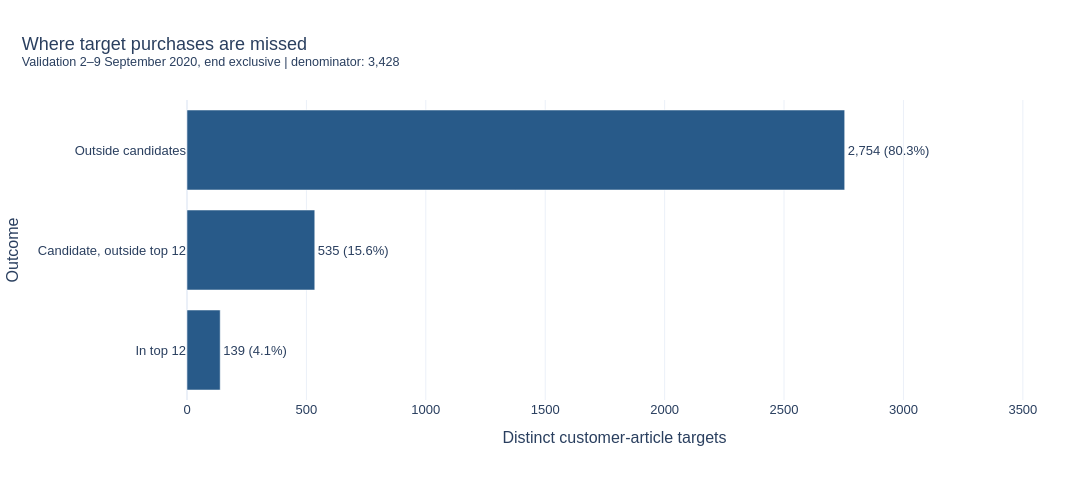
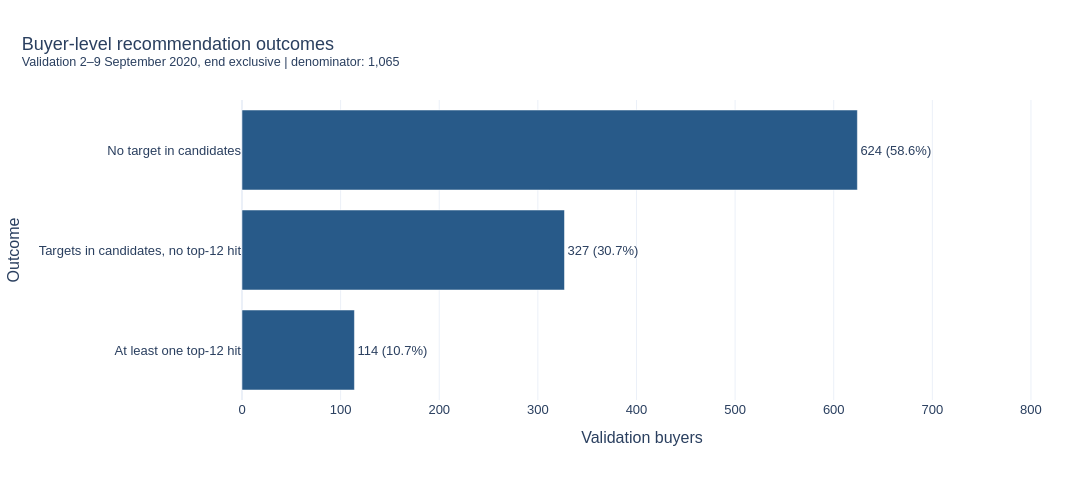

Notebook cell for these charts, in order:
### Code cell
def summarise_outcomes(frame, order, *, name, title, unit):
    summary = (
        frame["outcome"]
        .value_counts()
        .reindex(order, fill_value=0)
        .rename_axis("outcome")
        .reset_index(name="count")
    )

    summary["denominator"] = len(frame)
    summary["share_pct"] = (
        100 * summary["count"] / summary["denominator"]
    )
    summary["label"] = [
        f"{count:,} ({share:.1f}%)"
        for count, share in zip(
            summary["count"],
            summary["share_pct"],
        )
    ]

    assert summary["count"].sum() == len(frame)
    assert np.isclose(summary["share_pct"].sum(), 100)

    display(
        summary[
            ["outcome", "count", "denominator", "share_pct"]
        ]
    )

    fig = px.bar(
        summary,
        x="count",
        y="outcome",
        orientation="h",
        text="label",
        labels={"outcome": "Outcome", "count": unit},
        color_discrete_sequence=["#285A89"],
        title=(
            f"{title}"
            f"<br><sup>Validation 2–9 September 2020, end exclusive"
            f" | denominator: {len(frame):,}</sup>"
        ),
    )
    fig.update_traces(
        textposition="outside",
        cliponaxis=False,
    )
    fig.update_yaxes(
        autorange="reversed",
        automargin=True,
    )
    fig.update_xaxes(
        range=[0, max(1, summary["count"].max()) * 1.30]
    )

    figure_name = f"diagnostics_{candidate['method']}_{name}"
    show_figure(fig, PROJECT_ROOT, figure_name, height=500)

    table_path = DIAGNOSTIC_ROOT / f"{name}.csv"
    summary.to_csv(table_path, index=False)

    return summary, [
        table_path,
        PROJECT_ROOT / f"artifacts/figures/{figure_name}.png",
    ]


target_counts, target_artifacts = summarise_outcomes(
    target_audit,
    target_order,
    name="target_outcomes",
    title="Where target purchases are missed",
    unit="Distinct customer-article targets",
)

buyer_counts, buyer_artifacts = summarise_outcomes(
    buyer_audit,
    buyer_order,
    name="buyer_outcomes",
    title="Buyer-level recommendation outcomes",
    unit="Validation buyers",
)

error_manifest_path = DIAGNOSTIC_ROOT / "error_analysis_manifest.json"
write_json(
    error_manifest_path,
    {
        "model_sha256": candidate["model_sha256"],
        "validation": candidate["validation"],
        "target_pair_denominator": len(target_audit),
        "buyer_denominator": len(buyer_audit),
    },
)

with mlflow.start_run(run_id=candidate["mlflow_run_id"]):
    for path in [
        DIAGNOSTIC_ROOT / "target_error_audit.csv",
        DIAGNOSTIC_ROOT / "buyer_error_audit.csv",
        error_manifest_path,
        *target_artifacts,
        *buyer_artifacts,
    ]:
        mlflow.log_artifact(
            str(path),
            artifact_path="stage8/error_analysis",
        )

### Figure 1 — Plotly figure (JSON) as saved in the notebook; plotly's stock layout.template omitted (floating-point values rounded to 4 significant figures)
{"data": [{"cliponaxis": false, "hovertemplate": "Distinct customer-article targets=%{x}<br>Outcome=%{y}<br>label=%{text}<extra></extra>", "legendgroup": "", "marker": {"color": "#285A89", "pattern": {"shape": ""}}, "name": "", "orientation": "h", "showlegend": false, "text": ["2,754 (80.3%)", "535 (15.6%)", "139 (4.1%)"], "textposition": "outside", "type": "bar", "x": [2754, 535, 139], "xaxis": "x", "y": ["Outside candidates", "Candidate, outside top 12", "In top 12"], "yaxis": "y"}], "layout": {"barmode": "relative", "colorway": ["#285A89", "#B67824", "#687B38", "#9B596D", "#78629A"], "font": {"family": "Arial", "size": 13}, "height": 500, "legend": {"orientation": "h", "tracegroupgap": 0, "x": 0, "y": 1.02, "yanchor": "bottom"}, "margin": {"b": 100, "l": 100, "r": 50, "t": 100}, "title": {"font": {"size": 18}, "text": "Where target purchases are missed<br><sup>Validation 2–9 September 2020, end exclusive | denominator: 3,428</sup>", "x": 0.02, "xanchor": "left"}, "width": 1100, "xaxis": {"anchor": "y", "domain": [0, 1], "range": [0, 3580.0], "title": {"text": "Distinct customer-article targets"}}, "yaxis": {"anchor": "x", "automargin": true, "autorange": "reversed", "domain": [0, 1], "title": {"text": "Outcome"}}}}

### Figure 2 — Plotly figure (JSON) as saved in the notebook; plotly's stock layout.template omitted (floating-point values rounded to 4 significant figures)
{"data": [{"cliponaxis": false, "hovertemplate": "Validation buyers=%{x}<br>Outcome=%{y}<br>label=%{text}<extra></extra>", "legendgroup": "", "marker": {"color": "#285A89", "pattern": {"shape": ""}}, "name": "", "orientation": "h", "showlegend": false, "text": ["624 (58.6%)", "327 (30.7%)", "114 (10.7%)"], "textposition": "outside", "type": "bar", "x": [624, 327, 114], "xaxis": "x", "y": ["No target in candidates", "Targets in candidates, no top-12 hit", "At least one top-12 hit"], "yaxis": "y"}], "layout": {"barmode": "relative", "colorway": ["#285A89", "#B67824", "#687B38", "#9B596D", "#78629A"], "font": {"family": "Arial", "size": 13}, "height": 500, "legend": {"orientation": "h", "tracegroupgap": 0, "x": 0, "y": 1.02, "yanchor": "bottom"}, "margin": {"b": 100, "l": 100, "r": 50, "t": 100}, "title": {"font": {"size": 18}, "text": "Buyer-level recommendation outcomes<br><sup>Validation 2–9 September 2020, end exclusive | denominator: 1,065</sup>", "x": 0.02, "xanchor": "left"}, "width": 1100, "xaxis": {"anchor": "y", "domain": [0, 1], "range": [0, 811.2], "title": {"text": "Validation buyers"}}, "yaxis": {"anchor": "x", "automargin": true, "autorange": "reversed", "domain": [0, 1], "title": {"text": "Outcome"}}}}
